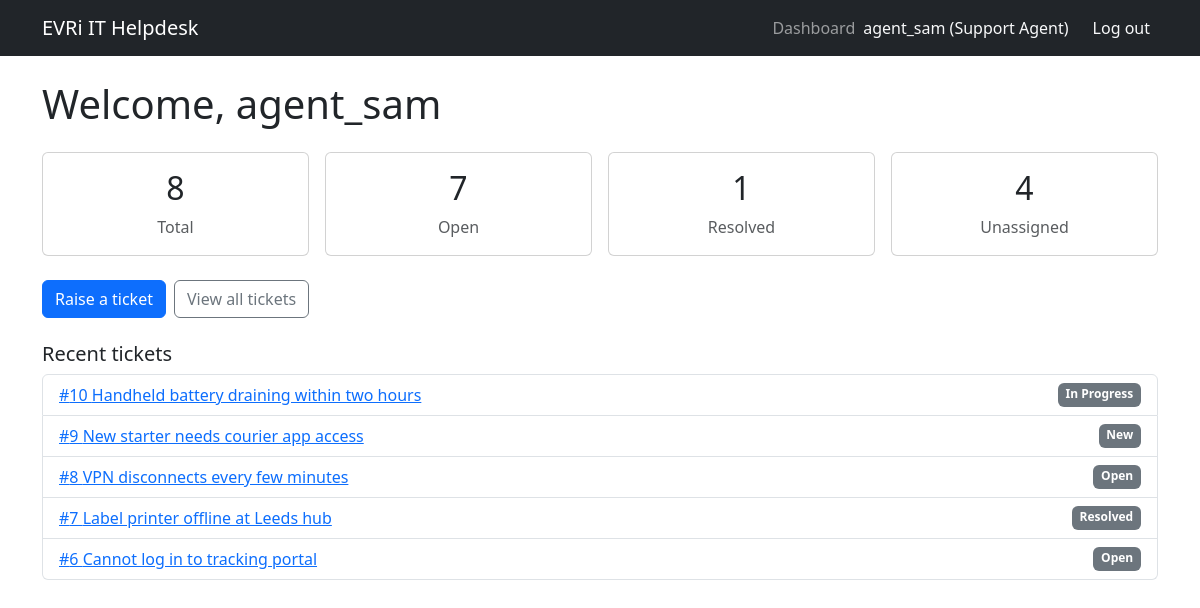
Screenshot of / (signed in) with the database file from the repository.
### accounts/models.py (models this page shows, shortened)
class User(AbstractUser):
    class Role(models.TextChoices):
        USER = "USER", "End User"
        AGENT = "AGENT", "Support Agent"
        ADMIN = "ADMIN", "Administrator"
    role = models.CharField(
        max_length=10,
        choices=Role.choices,
        default=Role.USER,
    )
    department = models.CharField(max_length=100, blank=True)
    @property
    def is_administrator(self):
        return self.role == self.Role.ADMIN
    @property
    def is_support_staff(self):
        return self.role in {self.Role.AGENT, self.Role.ADMIN}

### tickets/models.py (models this page shows, shortened)
class Ticket(models.Model): #Tickets
    class Status(models.TextChoices):
        NEW = "NEW", "New"
        OPEN = "OPEN", "Open"
        IN_PROGRESS = "IN_PROGRESS", "In Progress"
        RESOLVED = "RESOLVED", "Resolved"
        CLOSED = "CLOSED", "Closed"
    class Priority(models.TextChoices):
        LOW = "LOW", "Low"
        MEDIUM = "MEDIUM", "Medium"
        HIGH = "HIGH", "High"
        URGENT = "URGENT", "Urgent"
    title = models.CharField(max_length=120)
    description = models.TextField()
    category = models.ForeignKey(
        Category,
        on_delete=models.PROTECT,
        related_name="tickets",
    )
    created_by = models.ForeignKey(
        settings.AUTH_USER_MODEL,
        on_delete=models.CASCADE,
        related_name="created_tickets",
    )
    assigned_to = models.ForeignKey(
        settings.AUTH_USER_MODEL,
        on_delete=models.SET_NULL,
        null=True,
        blank=True,
        related_name="assigned_tickets",
    )
    status = models.CharField(
        max_length=12, choices=Status.choices, default=Status.NEW
    )
    priority = models.CharField(
        max_length=6, choices=Priority.choices, default=Priority.MEDIUM
    )
    created_at = models.DateTimeField(auto_now_add=True)
    updated_at = models.DateTimeField(auto_now=True)
    resolved_at = models.DateTimeField(null=True, blank=True)
    class Meta:
        ordering = ["-created_at"]  # Newest tickets first.

### dashboard/views.py (the view)
# urls.py: path("", DashboardView.as_view(), name="home"),
class DashboardView(LoginRequiredMixin, TemplateView):
    template_name = "dashboard/dashboard.html"
    def get_context_data(self, **kwargs):
        context = super().get_context_data(**kwargs)
        user = self.request.user
        if user.is_support_staff:
            tickets = Ticket.objects.all()
        else:
            tickets = Ticket.objects.filter(created_by=user)
        context["total"] = tickets.count()
        context["open_count"] = tickets.exclude(
            status__in=[Ticket.Status.RESOLVED, Ticket.Status.CLOSED]
        ).count()
        context["resolved_count"] = tickets.filter(status=Ticket.Status.RESOLVED).count()
        if user.is_support_staff:
            context["unassigned_count"] = tickets.filter(assigned_to__isnull=True).count()
        context["recent"] = tickets.select_related("category")[:5]
        return context

### templates/dashboard/dashboard.html (shortened to what this page needs)
{% extends "base.html" %}
{% block content %}
  <h1 class="mb-4">Welcome, {{ user.username }}</h1>
  <div class="row g-3 mb-4">
    <div class="col-md-3"><div class="card text-center p-3"><h2>{{ total }}</h2><div class="text-muted">Total</div></div></div>
    <div class="col-md-3"><div class="card text-center p-3"><h2>{{ open_count }}</h2><div class="text-muted">Open</div></div></div>
    <div class="col-md-3"><div class="card text-center p-3"><h2>{{ resolved_count }}</h2><div class="text-muted">Resolved</div></div></div>
    {% if user.is_support_staff %}
      <div class="col-md-3"><div class="card text-center p-3"><h2>{{ unassigned_count }}</h2><div class="text-muted">Unassigned</div></div></div>
    {% endif %}
  </div>
  <div class="d-flex gap-2 mb-4">
    <a href="{% url 'tickets:create' %}" class="btn btn-primary">Raise a ticket</a>
    <a href="{% url 'tickets:list' %}" class="btn btn-outline-secondary">View all tickets</a>
  </div>
  <h2 class="h5">Recent tickets</h2>
  <ul class="list-group">
    {% for ticket in recent %}
      <li class="list-group-item d-flex justify-content-between">
        <a href="{% url 'tickets:detail' ticket.pk %}">#{{ ticket.pk }} {{ ticket.title }}</a>
        <span class="badge bg-secondary">{{ ticket.get_status_display }}</span>
      </li>
    {% empty %}
      <li class="list-group-item text-muted">No tickets yet.</li>
    {% endfor %}
  </ul>
{% endblock %}

### templates/base.html (shortened to what this page needs)
<!DOCTYPE html>
<html lang="en">
<head>
  <link href="https://cdn.jsdelivr.net/npm/bootstrap@5.3.3/dist/css/bootstrap.min.css" rel="stylesheet">
</head>
<body>
  <nav class="navbar navbar-expand-lg navbar-dark bg-dark">
    <div class="container">
      <a class="navbar-brand" href="/">EVRi IT Helpdesk</a>
      <div class="navbar-nav ms-auto">
        {% if user.is_authenticated %}
          <a class="nav-link" href="{% url 'dashboard:home' %}">Dashboard</a>
          <span class="navbar-text text-light me-3">{{ user.username }} ({{ user.get_role_display }})</span>
          <form method="post" action="{% url 'logout' %}" class="d-inline">
            <button type="submit" class="nav-link btn btn-link text-light">Log out</button>
          </form>
        {% else %}
          <a class="nav-link" href="{% url 'login' %}">Log in</a>
          <a class="nav-link" href="{% url 'accounts:register' %}">Register</a>
        {% endif %}
      </div>
    </div>
  </nav>
  <main class="container py-4">
    {% block content %}{% endblock %}
  </main>
</body>
</html>

### rows the page displays
User: username "agent_sam", role "Support Agent"
Ticket: pk "10", title "Handheld battery draining within two hours", status "In Progress"
Ticket: pk "9", title "New starter needs courier app access", status "New"
Ticket: pk "8", title "VPN disconnects every few minutes", status "Open"
Ticket: pk "7", title "Label printer offline at Leeds hub", status "Resolved"
Ticket: pk "6", title "Cannot log in to tracking portal", status "Open"

### other values shown
{{ total }} "8"
{{ open_count }} "7"
{{ resolved_count }} "1"
{{ unassigned_count }} "4"
